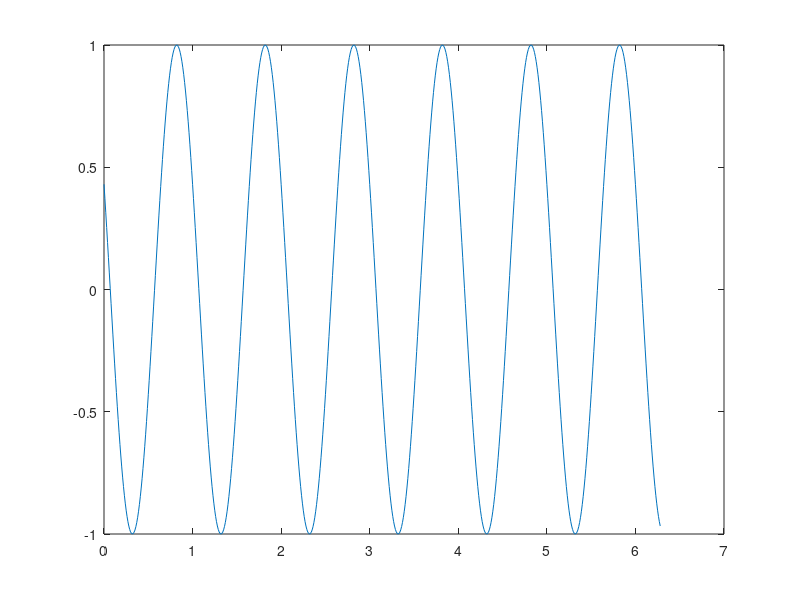

MATLAB code for this plot:
function rs = forcaAtrativa()
    
    angulos = (0:0.01:2*pi);
    
    anguloAlvo = (pi/2);
    lambda = 1;
    
    anguloRS = lambda*sin(2*pi*(angulos-anguloAlvo));
    
    plot(angulos,anguloRS);
    
    rs = 0;
end